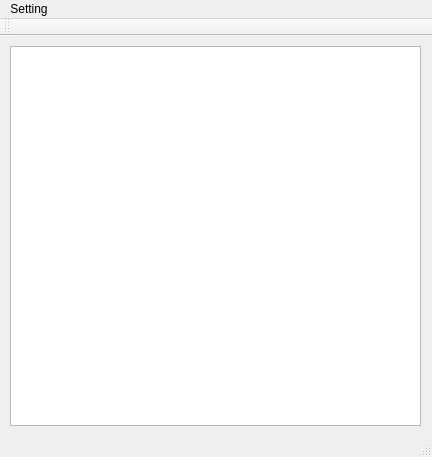
<?xml version="1.0" encoding="UTF-8"?>
<ui version="4.0">
 <class>MainWindow</class>
 <widget class="QMainWindow" name="MainWindow">
  <property name="geometry">
   <rect>
    <x>0</x>
    <y>0</y>
    <width>432</width>
    <height>457</height>
   </rect>
  </property>
  <property name="windowTitle">
   <string>MainWindow</string>
  </property>
  <widget class="QWidget" name="centralWidget">
   <widget class="QTextEdit" name="teFTPlog">
    <property name="geometry">
     <rect>
      <x>10</x>
      <y>10</y>
      <width>411</width>
      <height>380</height>
     </rect>
    </property>
   </widget>
  </widget>
  <widget class="QMenuBar" name="menuBar">
   <property name="geometry">
    <rect>
     <x>0</x>
     <y>0</y>
     <width>432</width>
     <height>22</height>
    </rect>
   </property>
   <widget class="QMenu" name="menuSetting">
    <property name="title">
     <string>Setting</string>
    </property>
    <addaction name="separator"/>
    <addaction name="actionCenter"/>
    <addaction name="actionConfiguration"/>
   </widget>
   <addaction name="menuSetting"/>
  </widget>
  <widget class="QToolBar" name="mainToolBar">
   <attribute name="toolBarArea">
    <enum>TopToolBarArea</enum>
   </attribute>
   <attribute name="toolBarBreak">
    <bool>false</bool>
   </attribute>
  </widget>
  <widget class="QStatusBar" name="statusBar"/>
  <action name="actionCenter">
   <property name="text">
    <string>Center</string>
   </property>
  </action>
  <action name="actionConfiguration">
   <property name="text">
    <string>Configuration</string>
   </property>
  </action>
 </widget>
 <layoutdefault spacing="6" margin="11"/>
 <resources/>
 <connections/>
</ui>
